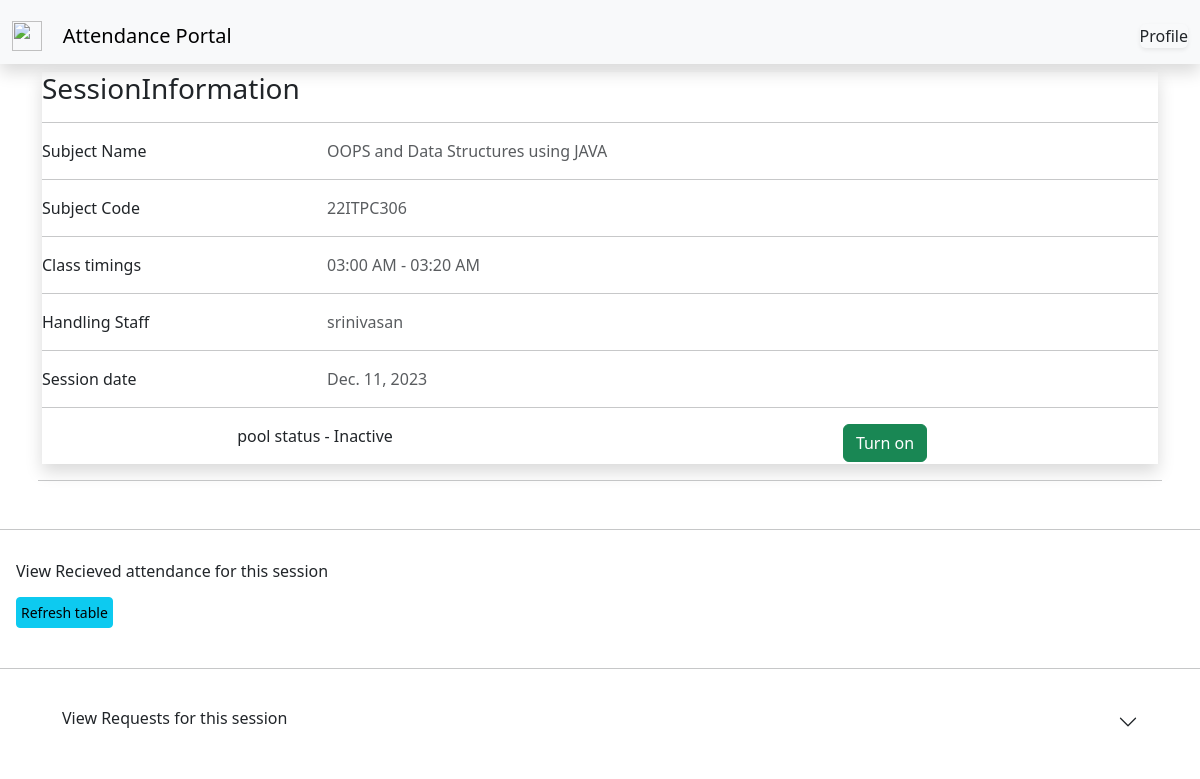
The app's page /Staffs/view/pool/8/, older data.
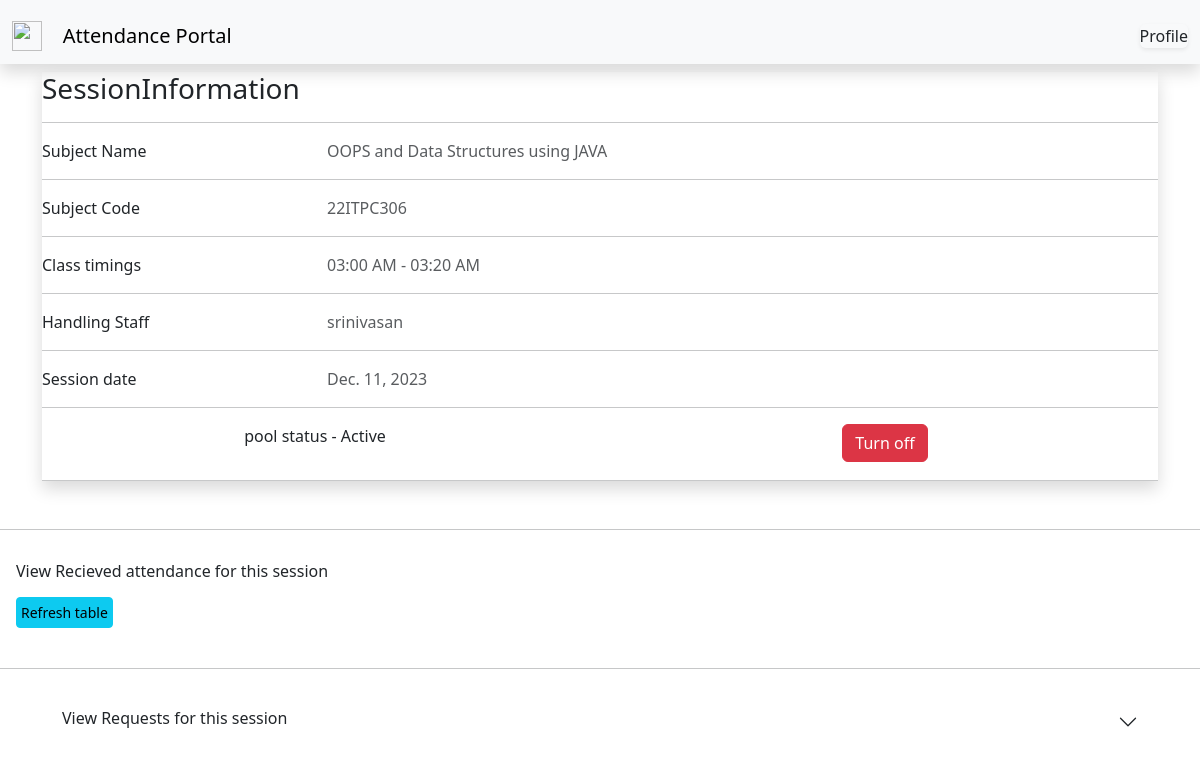
The same page, newer data.
### user/models.py (models this page shows, shortened)
class attendance_pool(models.Model):
    start_time = models.TimeField()
    end_time = models.TimeField()
    created_by = models.ForeignKey(User, on_delete=models.CASCADE)
    subject = models.ForeignKey(subject,on_delete=models.CASCADE)#here try to apply the filtering of subjets based on the department or the associating sebjects handled by the staff so the list will be shortened
    recieved_attendance = models.IntegerField(blank = True,null = False,default=0)
    is_alive = models.BooleanField(null=True,blank=False,default=True)
    latitude = models.FloatField(null=True, blank=True)
    longitude = models.FloatField(null=True, blank=True)
    datefield = models.DateField(auto_now_add=True)
    def duration_display(self):
        start_time_display = self.start_time.strftime('%I:%M %p')  # %I for 12-hour format, %p for AM/PM
        end_time_display = self.end_time.strftime('%I:%M %p')
        return f"{start_time_display} - {end_time_display}"

class subject(models.Model):
    dept = models.CharField(max_length=45,choices=dept_choices,blank = False,null=False)
    sem = models.IntegerField(choices=sem_choices,blank = False,null=False)
    subject_name = models.CharField(max_length=45,blank=False,null=True)
    subject_code = models.CharField(max_length=10,blank=False,null=True,unique=True)
    type = models.CharField(max_length=45,choices=sub_type_choices,blank=False,null = False)
    handling_staff = models.ForeignKey(User,on_delete=models.CASCADE,null = True)#here try to add only the teacher role users so when selecting handling staffs it wont be lenghty and if it possible try to implement the dept and sem table so we can sort out

class User(AbstractUser):
    dept = models.CharField(max_length=10, choices=dept_choices, blank=True, null=True)
    sem = models.IntegerField(choices = sem_choices,blank = True,null = True)
    role = models.CharField(max_length=10, choices=role_choices, default="Student", blank=False, null=False)
    userid = models.BigIntegerField(blank = False,null = True)
    class Meta:
        constraints = [
            models.UniqueConstraint(fields=['userid'], name='unique_user_id'),
        ]

### staff/views.py (the view)
# urls.py: path('view/pool/<int:pk>/',staffs_pool_view.as_view(),name = "staffs_pool_view"),
class staffs_pool_view(View):
    def get(self, request, *args, **kwargs):
        pk = kwargs.get('pk')
        current_pool = attendance_pool.objects.get(id = pk)
        result_data = attendance.objects.filter(pool = current_pool)
        template_name = "staff_pool_view.html"
        return render(request,template_name, {"pool":current_pool,"result_data":result_data})

### templates/staff_pool_view.html (shortened to what this page needs)
{% extends 'base.html' %}
{% block jsscript %}
<link rel="stylesheet" href="https://cdn.datatables.net/1.13.7/css/jquery.dataTables.css" />
{% endblock %}
{% block login %}
    <a class="nav-item nav-link ml-3 pl-2 btn btn-light rounded-lg border-info shadow-sm" href="{% url 'staffs' %}">Profile</a>
{% endblock %}
{% block content %}
<div class ="container  mr-3 mt-1 p-2  rounded">
  <div class="card-body mx-1 mt-1 shadow">
    <h1 class="h3 mb-2 font-weight-normal card-title">SessionInformation</h1>
    <hr>
    <div class="row">
      <div class="col-sm-3">
        <p class="mb-0">Subject Name</p>
      </div>
      <div class="col-sm-9">
        <p class="text-muted mb-0">{{pool.subject.subject_name}}</p>
      </div>
    </div>
    <hr>
    <div class="row">
      <div class="col-sm-3">
        <p class="mb-0">Subject Code</p>
      </div>
      <div class="col-sm-9">
        <p class="text-muted mb-0">{{pool.subject.subject_code}}</p>
      </div>
    </div>
    <hr>
    <div class="row">
      <div class="col-sm-3">
        <p class="mb-0">Class timings</p>
      </div>
      <div class="col-sm-9">
        <p class="text-muted mb-0">{{pool.duration_display}}</p>
      </div>
    </div>
    <hr>
    <div class="row">
      <div class="col-sm-3">
        <p class="mb-0">Handling Staff</p>
      </div>
      <div class="col-sm-9">
        <p class="text-muted mb-0">{{pool.subject.handling_staff.username}}</p>
      </div>
    </div>
    <hr>
    <div class="row">
      <div class="col-sm-3">
        <p class="mb-0">Session date</p>
      </div>
      <div class="col-sm-9">
        <p class="text-muted mb-0">{{pool.datefield}}</p>
      </div>
    </div>
    <hr>
    {% if pool.is_alive %}
      <div class="row text-center">
        <div class="col-sm-6">
          <p class="mb-3 font-serif">pool status - Active</p>
        </div>
        <div class="col-sm-6">
          <p class="text-muted mb-0"><a class = "btn btn-danger" href="{% url 'turnoff' pk=pool.id %}">Turn off</a></p>
        </div>
      </div>
    <hr>
  </div>
  {% else %}
    <div class="row text-center">
      <div class="col-sm-6">
        <p class="mb-3 font-serif">pool status - Inactive</p>
      </div>
      <div class="col-sm-6">
        <p class="text-muted mb-0"><a class = "btn btn-success" href="{% url 'turnon' pk=pool.id %}">Turn on</a></p>
      </div>
    </div>
    </div>
  <hr>
  </div>
  {% endif %}
</div>
<hr class = "shadow my-4">
    <div class = "container my-3 mx-2 p-2" id = "attendance table">
      <div class = "mb-3">
        <h6 class="font-weight-normal font-serif">View Recieved attendance for this session</h6>
      </div>
      <button id = "refresh-data" class = "btn btn-sm btn-info p-1">Refresh table</button>
    </div>
<hr class = "shadow my-4">
<div id = "requestSection" class = "container my-3  text-start">
    <div class="accordion accordion-flush" id="accordionFlushExample">
      <div class="accordion-item">
        <h2 class="accordion-header" id="flush-headingOne">
          <button class="accordion-button collapsed" type="button" data-bs-toggle="collapse" data-bs-target="#flush-collapseOne" aria-expanded="false" aria-controls="flush-collapseOne">
            <h6 class="font-weight-normal">View Requests for this session</h6>
          </button>
        </h2>
      </div>
    </div>
</div>
{% endblock %}

### templates/base.html (shortened to what this page needs)
<!DOCTYPE html>
<html lang="en">
<head>
    {% block jsscript %}{% endblock %}
    {% load bootstrap5 %}
    {% bootstrap_css %}
</head>
<body style="padding-top: 56px;">
    <nav class="navbar  navbar-light bg-light mb-2 shadow fixed-top">
        <div class = "container-fluid mt-2">
            <a class="navbar-brand font-weight-bolder" href="#">
            <img src="https://i.pinimg.com/originals/aa/72/16/aa7216bd303368975a92574a72974f36.jpg" width="30" height="30" class="d-inline-block align-top " alt="">&nbsp;&nbsp;&nbsp;&nbsp;Attendance Portal
            </a>
            {% block login %} {% endblock %}
        </div>
    </nav>
        {% block content %}{% endblock %}
</body>
</html>

Row changes from the older to the newer data that the page shows:
changed attendance_pool "03:00 AM - 03:20 AM": is_alive False → True (drawn)
Text that changed along with them:
text no longer shown: "pool status - Inactive Turn on"
text now shown: "pool status - Active Turn off"
